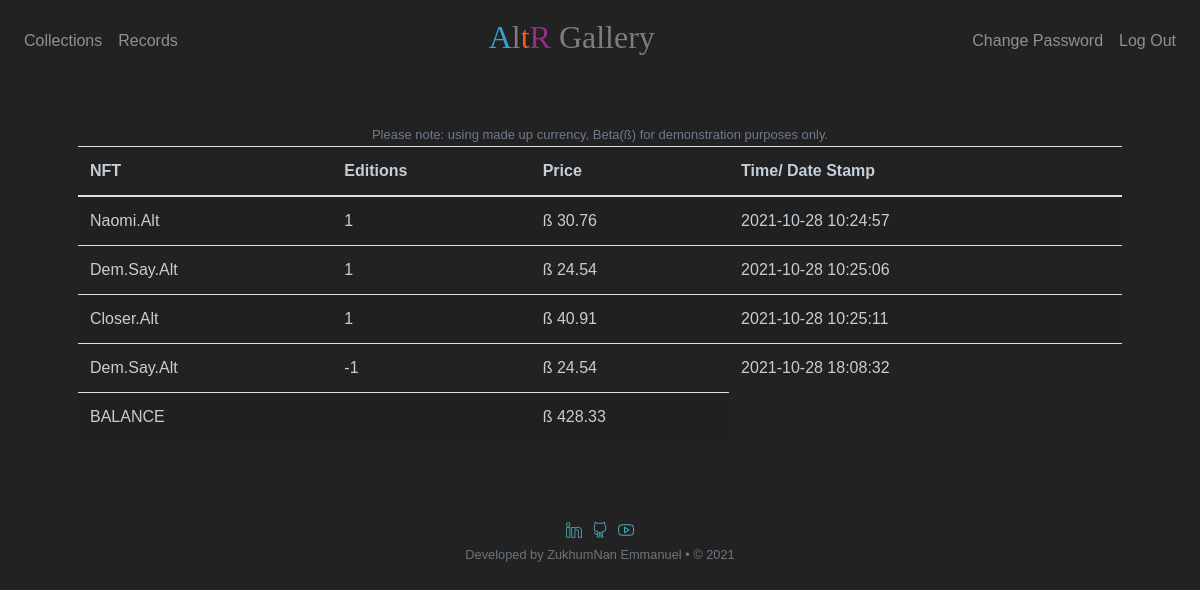
/records (signed in), run on the app's committed database.
### tables this page shows
CREATE TABLE 'purchases' (
    'id' INTEGER PRIMARY KEY AUTOINCREMENT NOT NULL,
    'user_id' INTEGER NOT NULL,
    "NFT" TEXT NOT NULL,
    'price' NUMERIC NOT NULL,
    "edition" INTEGER NOT NULL,
    'transaction' TIMESTAMP DEFAULT CURRENT_TIMESTAMP NOT NULL,
    FOREIGN KEY(user_id) REFERENCES users(id)
);

### app.py (the view)
@app.route("/records")
@login_required
def records():
    rows = db.execute("""SELECT *
                            FROM purchases
                            WHERE user_id = :user_id;""",
                            user_id=session["user_id"])
    portfolio = []
    total_cash = 0
    for row in rows:
        portfolio.append({
            "NFT": row["NFT"],
            "edition": row["edition"],
            "price": usd(row["price"]),
            "transacted": row["transaction"]
        })
    rows = db.execute("SELECT cash FROM users WHERE id=:user_id", user_id=session["user_id"])
    total_cash += rows[0]["cash"]
    return render_template("records.html", purchases=portfolio, cash=usd(rows[0]["cash"]), total=usd(total_cash))

### app.py (called while the page is built)
@app.after_request
def after_request(response):
    response.headers["Cache-Control"] = "no-cache, no-store, must-revalidate"
    response.headers["Expires"] = 0
    response.headers["Pragma"] = "no-cache"
    return response

### helpers.py (called while the page is built)
def login_required(f):
    @wraps(f)
    def decorated_function(*args, **kwargs):
        if session.get("user_id") is None:
            return redirect("/login")
        return f(*args, **kwargs)
    return decorated_function

def usd(value):
    return f"ß {value:,.2f}"

### templates/records.html (shortened to what this page needs)
{% extends "layout.html" %}
{% block main %}
    <table class="table table-striped f_main" style="width:100%">
        <thead style="color: rgb(196, 207, 216);">
            <tr>
              <th>NFT</th>
              <th>Editions</th>
              <th>Price</th>
              <th>Time/ Date Stamp</th>
            </tr>
        </thead>
        <tbody style="color: rgb(196, 207, 216);">
            {% for portfolio in purchases %}
            <tr>
                <td>{{ portfolio.NFT }}</td>
                <td>{{ portfolio.edition }}</td>
                <td>{{ portfolio.price }}</td>
                <td>{{ portfolio.transacted }}</td>
            </tr>
            {% endfor %}
            <tr>
                <td colspan="2">BALANCE</td>
                <td>{{ cash }}</td>
            </tr>
        </tbody>
        <span class="" style="color: rgb(143, 160, 184); font-size: small; font-family: 'Lucida Grande', sans-serif; opacity: 70%;">Please note: using made up currency, Beta(ß) for demonstration purposes only.</span>
    </table>
{% endblock %}

### static/styles.css (style rules this page uses)
.f_main { overflow-x: auto; text-align: left; }
body { font-family: 'Anurati', sans-serif !important; background-color: #222; }
:root { color-scheme: light dark; --background-color: #fff; --secondary-background-color: #f7f7f7; --color-blue: #049EF4; --text-color: #444; --secondary-text-color: #9e9e9e; --font-size: 16px; --line-height: 26px; --border-style: 1px solid #E8E8E8; --header-height: 48px; --panel-width: 300px; --panel-padding: 16px; --icon-size: 20px; }

### data on the page
purchases: NFT "Naomi.Alt", edition "1", price "ß 30.76", transacted "2021-10-28 10:24:57"
purchases: NFT "Dem.Say.Alt", edition "1", price "ß 24.54", transacted "2021-10-28 10:25:06"
purchases: NFT "Closer.Alt", edition "1", price "ß 40.91", transacted "2021-10-28 10:25:11"
purchases: NFT "Dem.Say.Alt", edition "-1", price "ß 24.54", transacted "2021-10-28 18:08:32"

### other printed values
{{ cash }} "ß 428.33"
